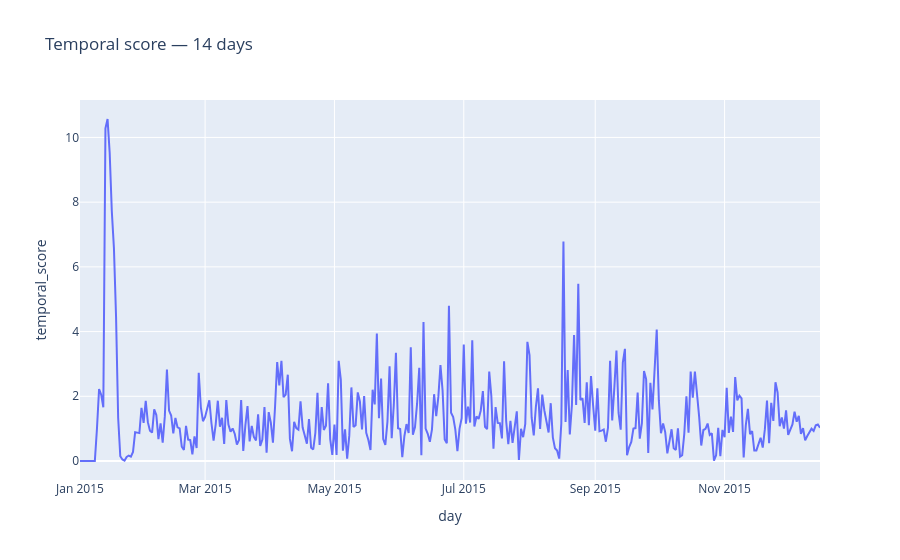

Here is the notebook cell this chart was saved with:
### Markdown cell above
## 3. Interactive window

### Code cell
w=widgets.IntSlider(value=14,min=5,max=30,description="Window"); out=widgets.Output()
def draw(*_):
 d=temporal_frame(fraud,w.value)
 with out: out.clear_output(); 
 px.line(d,x="day",y="temporal_score",title=f"Temporal score — {w.value} days").show()
w.observe(draw,'value'); display(w,out); draw(); 
td.to_parquet(ART/"temporal_daily_scores.parquet")

### Figure 1 — Plotly figure (JSON) as saved in the notebook; plotly's stock layout.template omitted (floating-point values rounded to 4 significant figures; data arrays with more than 128 entries replaced by an {"elided": "..."} marker saying what was removed)
{"data": [{"hovertemplate": "day=%{x}<br>temporal_score=%{y}<extra></extra>", "legendgroup": "", "line": {"color": "#636efa", "dash": "solid"}, "marker": {"symbol": "circle"}, "mode": "lines", "name": "", "orientation": "v", "showlegend": false, "type": "scatter", "x": {"elided": "350 str values"}, "xaxis": "x", "y": {"elided": "350 float values"}, "yaxis": "y"}], "layout": {"legend": {"tracegroupgap": 0}, "title": {"text": "Temporal score — 14 days"}, "xaxis": {"anchor": "y", "domain": [0, 1], "title": {"text": "day"}}, "yaxis": {"anchor": "x", "domain": [0, 1], "title": {"text": "temporal_score"}}}}
